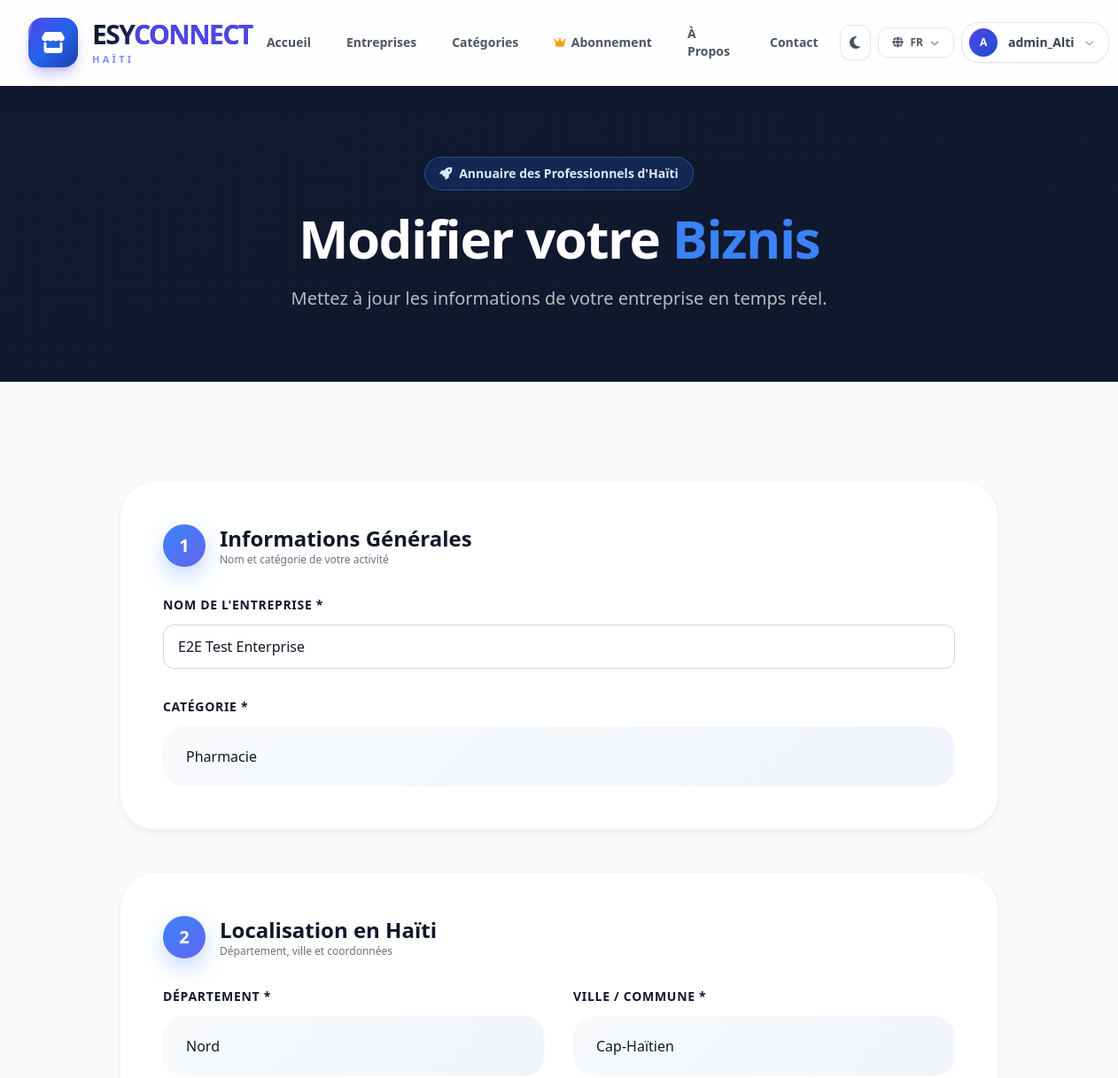
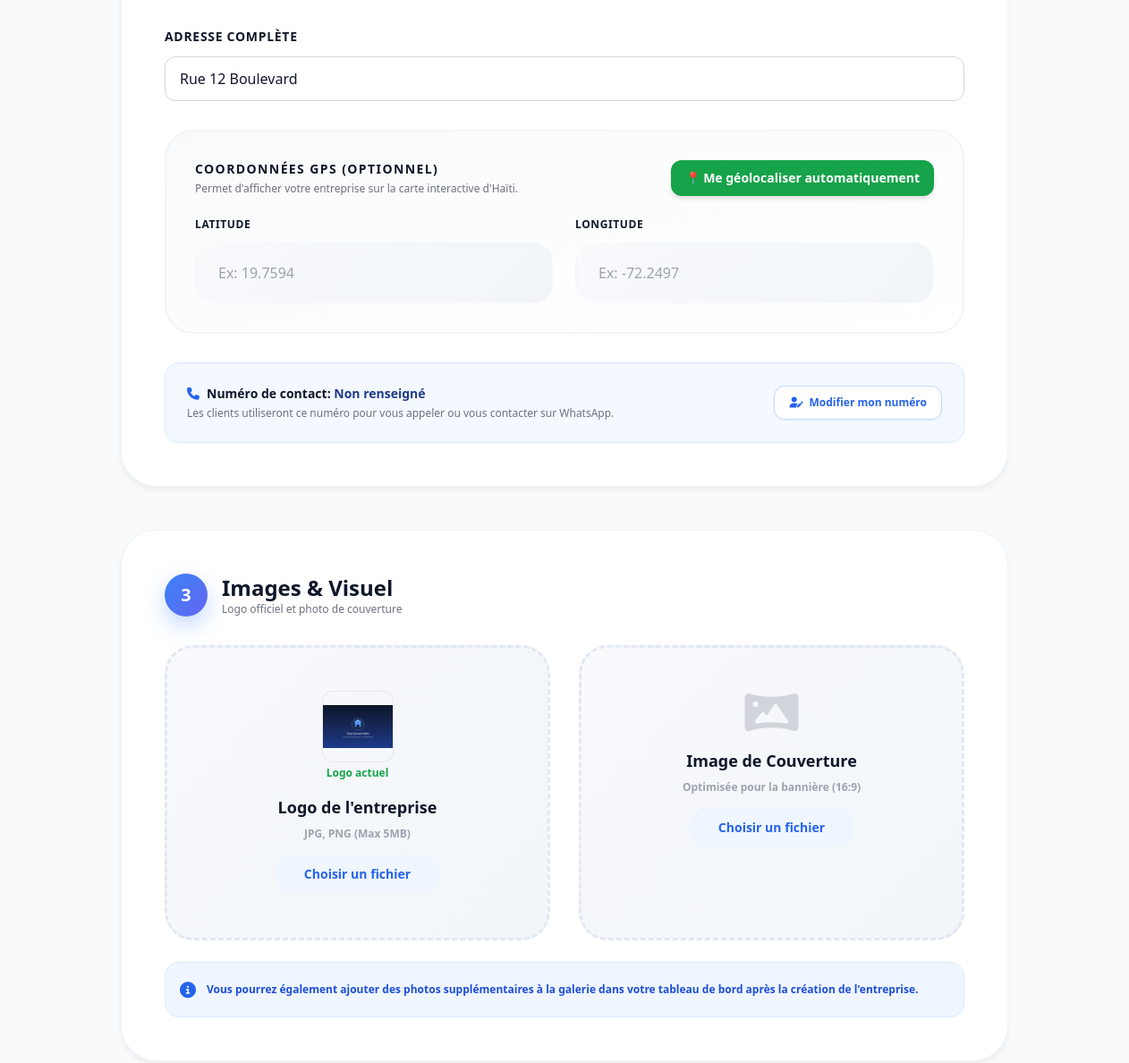
/fr/business/9/edit/ (signed in, upper part), run on an earlier commit of the app's database (2 pictures, top to bottom).
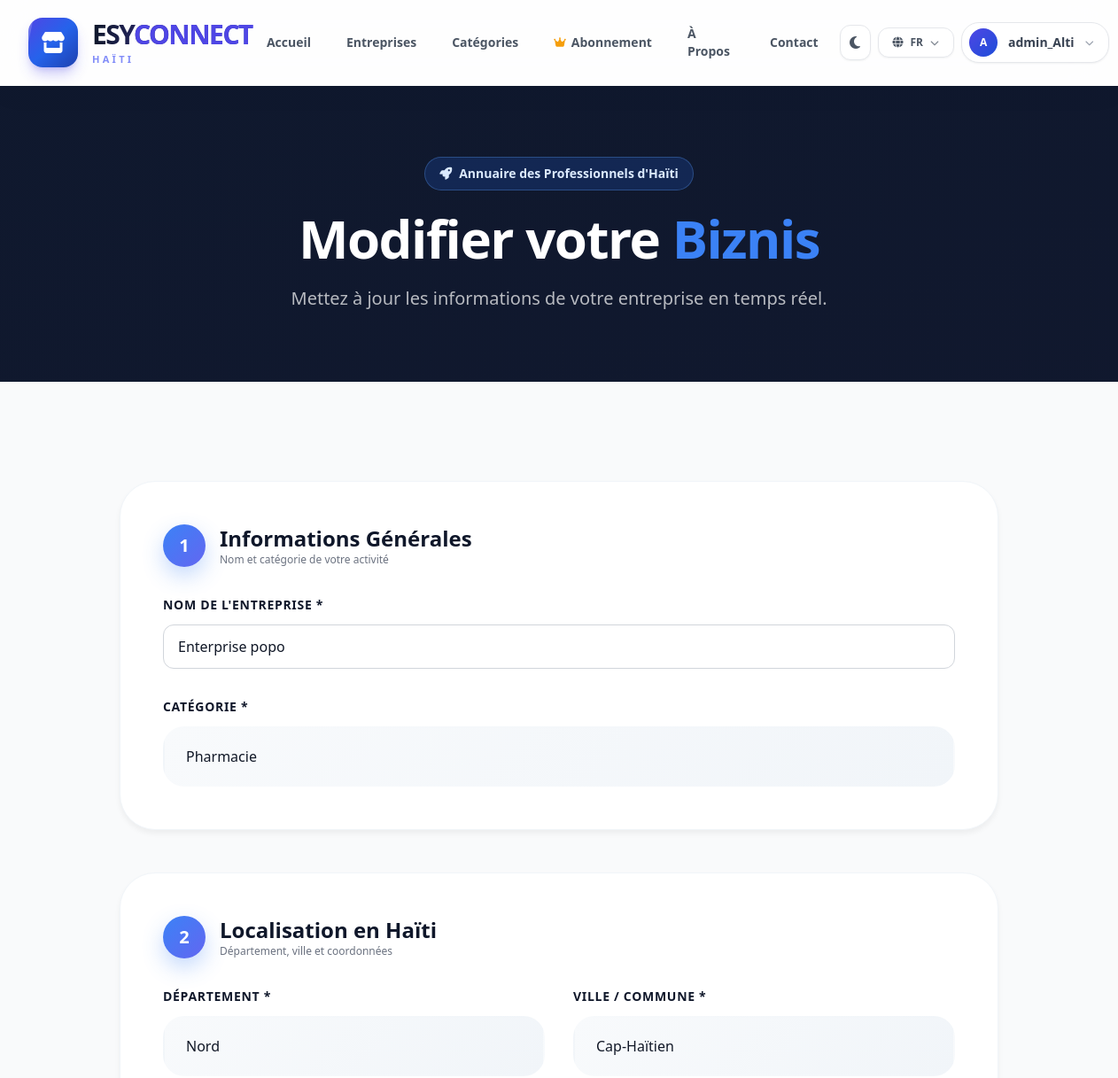
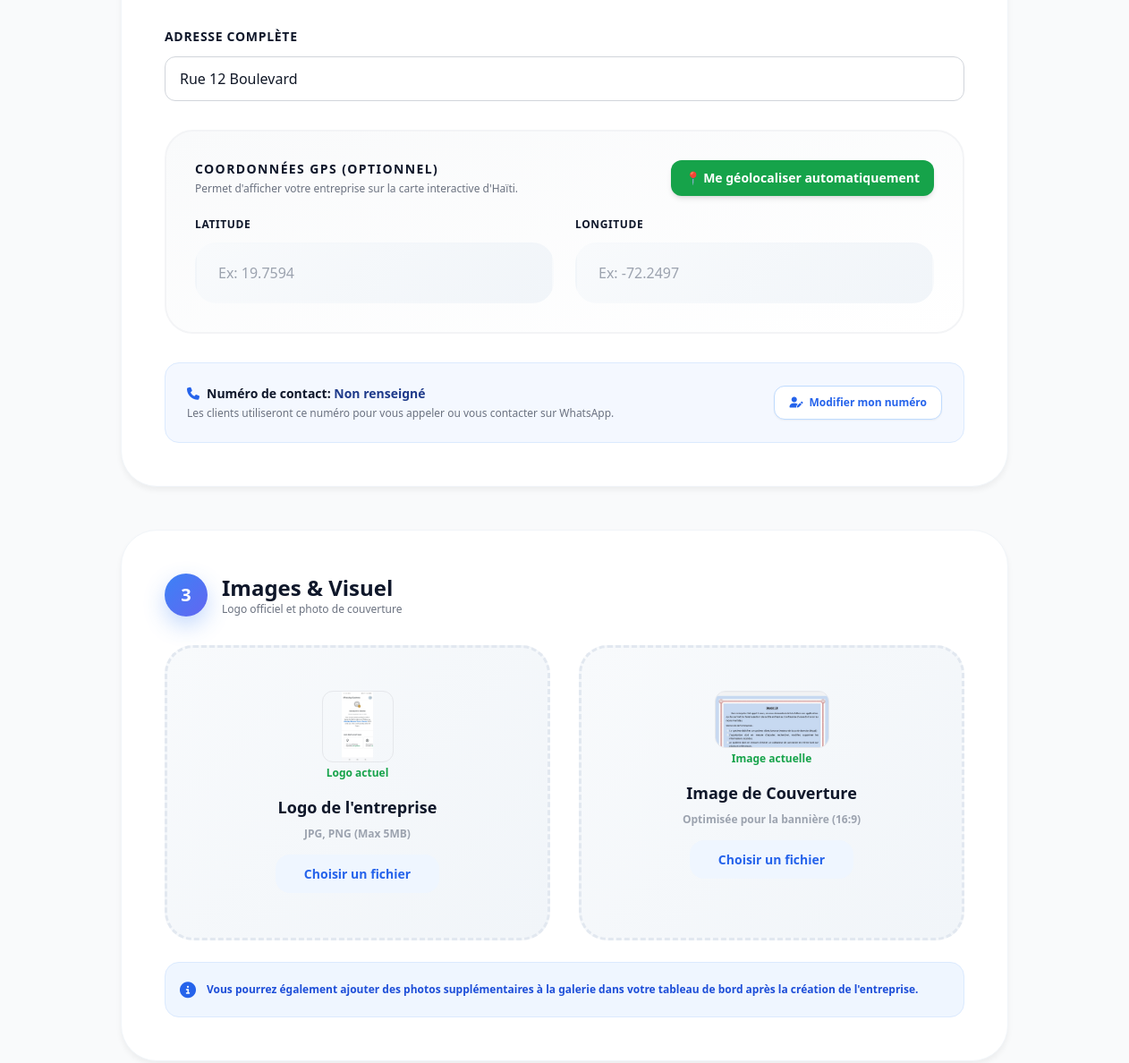
And on a later commit of the database (2 pictures, top to bottom).
### business/models.py (models this page shows, shortened)
class Business(models.Model):
    owner = models.ForeignKey(User, on_delete=models.CASCADE, related_name="businesses")
    name = models.CharField(max_length=150, verbose_name="Nom de l'entreprise")
    category = models.ForeignKey(Category, on_delete=models.SET_NULL, null=True, blank=True, related_name="businesses")
    departement_obj = models.ForeignKey(Department, on_delete=models.SET_NULL, null=True, blank=True, related_name='businesses', verbose_name='Département')
    ville_obj = models.ForeignKey(Ville, on_delete=models.SET_NULL, null=True, blank=True, related_name='businesses', verbose_name='Ville')
    quartier_obj = models.ForeignKey(Quartier, on_delete=models.SET_NULL, null=True, blank=True, related_name='businesses', verbose_name='Quartier')
    logo = models.ImageField(upload_to="business_logos/", default="default_logo.png", blank=True)
    address = models.CharField(max_length=255, blank=True, null=True)
    cover_image = models.ImageField(upload_to="business_covers/", blank=True, null=True)
    latitude = models.FloatField(null=True, blank=True, help_text="Latitude (decimal degrees)")
    longitude = models.FloatField(null=True, blank=True, help_text="Longitude (decimal degrees)")
    website = models.URLField(blank=True, null=True)
    facebook = models.URLField(blank=True, null=True)
    instagram = models.URLField(blank=True, null=True)
    tiktok = models.URLField(blank=True, null=True)
    linkedin = models.URLField(blank=True, null=True)
    youtube = models.URLField(blank=True, null=True)
    view_count = models.PositiveIntegerField(default=0)
    whatsapp_clicks = models.PositiveIntegerField(default=0)
    call_count = models.PositiveIntegerField(default=0)
    is_active = models.BooleanField(default=True, verbose_name="Est actif")
    is_pro = models.BooleanField(default=False, verbose_name="Compte PRO")
    is_verified = models.BooleanField(default=False, verbose_name="Vérifié")
    created_at = models.DateTimeField(auto_now_add=True)
    updated_at = models.DateTimeField(auto_now=True)
    class Meta:
        verbose_name = "Entreprise"
        verbose_name_plural = "Entreprises"
        ordering = ['-created_at']

### business/views.py (the view)
# urls.py: path('business/<int:business_id>/edit/', views.edit_business, name='edit'),
@login_required
def edit_business(request, business_id=None, pk=None):
    b_id = business_id if business_id is not None else pk
    business = get_object_or_404(Business, id=b_id, owner=request.user)
    if request.method == 'POST':
        post_data = request.POST.copy()
        category_val = post_data.get('category')
        custom_category_name = post_data.get('custom_category', '').strip()
        if category_val == 'autre' and custom_category_name:
            custom_cat_obj, created = Category.objects.get_or_create(name=custom_category_name)
            post_data['category'] = str(custom_cat_obj.id)
        elif category_val == 'autre':
            post_data['category'] = ''
        form = BusinessRegistrationForm(post_data, request.FILES, instance=business)
        if form.is_valid():
            form.save()
            messages.success(request, _("Modifications enregistrées avec succès !"))
            return redirect('business:business_detail', business_id=business.id)
        else:
            messages.error(request, _("Veuillez vérifier les informations du formulaire."))
    else:
        form = BusinessRegistrationForm(instance=business)
    categories = Category.objects.all()
    departments = Department.objects.all()
    villes = Ville.objects.filter(department=business.departement_obj) if business.departement_obj else Ville.objects.all()
    context = {
        'form': form,
        'business': business,
        'categories': categories,
        'departments': departments,
        'villes': villes,
        'is_edit': True,
    }
    return render(request, 'business/register_business.html', context)

### templates/business/register_business.html (shortened to what the changed rows need)
{% extends 'base.html' %}
{% load static %}
{% load i18n %}
{% block content %}
<section class="relative bg-esy-dark py-20 overflow-hidden">
    <div class="relative z-10 max-w-5xl mx-auto px-4 text-center">
        <h1 class="text-4xl md:text-6xl font-black text-white mb-6 tracking-tight">
            {% if is_edit %}{% trans "Modifier votre" %}{% else %}{% trans "Inscrire votre" %}{% endif %}
            <span class="text-esy-blue-500">{% trans "Biznis" %}</span>
        </h1>
    </div>
</section>
<section class="py-16 bg-gray-50">
    <div class="max-w-5xl mx-auto px-4">
        <form method="POST" enctype="multipart/form-data"
              action="{% if is_edit %}{% url 'business:edit' business.id %}{% else %}{% url 'business:register_business' %}{% endif %}"
              class="space-y-12">
            <div class="form-section">
                <div class="grid grid-cols-1 md:grid-cols-2 gap-8">
                    <div class="md:col-span-2">
                        <label class="input-label">{% trans "Nom de l'entreprise" %} *</label>
                        {{ form.name }}
                    </div>
                </div>
            </div>
            <div class="form-section">
                <div class="grid grid-cols-1 md:grid-cols-2 gap-8">
                    <div class="md:col-span-2">
                        <label class="input-label">{% trans "Adresse Complète" %}</label>
                        {{ form.address }}
                    </div>
                </div>
            </div>
            <div class="form-section">
                <div class="grid grid-cols-1 md:grid-cols-2 gap-8">
                    <div class="upload-zone group cursor-pointer relative">
                        <label class="cursor-pointer block">
                            {% if business.logo and business.logo.url %}
                            <div class="mb-4">
                                <img src="{{ business.logo.url }}" class="w-20 h-20 object-contain mx-auto rounded-xl border border-gray-200" alt="Logo">
                                <p class="text-xs text-green-600 font-bold mt-1">{% trans "Logo actuel" %}</p>
                            </div>
                            {% else %}
                            <i class="fas fa-image text-gray-300 text-5xl mb-4 group-hover:text-esy-blue-600 transition"></i>
                            {% endif %}
                        </label>
                    </div>
                    <div class="upload-zone group cursor-pointer relative">
                        <label class="cursor-pointer block">
                            {% if business.cover_image and business.cover_image.url %}
                            <div class="mb-4">
                                <img src="{{ business.cover_image.url }}" class="w-32 h-16 object-cover mx-auto rounded-xl border border-gray-200" alt="Couverture">
                                <p class="text-xs text-green-600 font-bold mt-1">{% trans "Image actuelle" %}</p>
                            </div>
                            {% else %}
                            <i class="fas fa-panorama text-gray-300 text-5xl mb-4 group-hover:text-esy-blue-600 transition"></i>
                            {% endif %}
                            <p class="text-esy-dark font-black text-lg mb-2">{% trans "Image de Couverture" %}</p>
                            <p class="text-xs text-gray-400 font-bold mb-6">{% trans "Optimisée pour la bannière" %} (16:9)</p>
                            <span class="bg-esy-blue-50 text-esy-blue-600 px-8 py-3 rounded-2xl text-sm font-black group-hover:bg-esy-blue-600 group-hover:text-white transition">{% trans "Choisir un fichier" %}</span>
                        </label>
                    </div>
                </div>
            </div>
        </form>
    </div>
</section>
{% endblock %}

What changed in the data, as far as the page shows it:
changed Business "Rue 12 Boulevard": name "E2E Test Enterprise" → "Enterprise popo"; logo: picture added in place of a placeholder; cover_image: picture added
Also different on the page:
text now shown: "Image actuelle"
